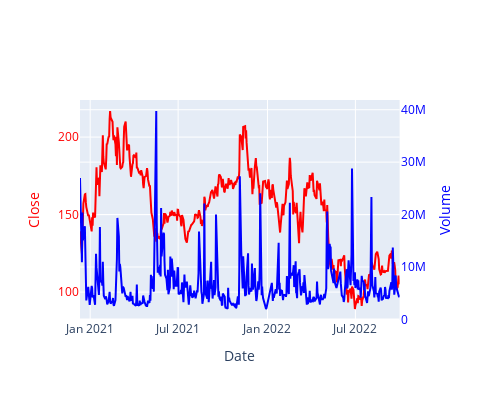

The notebook cell saved with this chart:
### Code cell
#plotly로 2중축 차트 
from plotly.subplots import make_subplots
fig = make_subplots(specs=[[{'secondary_y': True}]]) # 2dimension list로 spec 지정 

# 축설정 
sub_fig_1 = px.line(df_abnb, x='Date', y='Close')
sub_fig_1.update_traces(line_color='red')
sub_fig_2 = px.line(df_abnb, x='Date', y='Volume')
sub_fig_2.update_traces(line_color='blue')
sub_fig_2.update_traces(yaxis='y2')
fig.add_traces(sub_fig_1.data + sub_fig_2.data)
# 왼족이 close, right - volume 


# 레이블 설정 
fig.layout.xaxis.title = 'Date'
fig.layout.yaxis.title = 'Close'
fig.layout.yaxis.color = 'red'
fig.layout.yaxis2.title = 'Volume'
fig.layout.yaxis2.color = 'blue'

fig.update_layout(width=500, height=400)

### Figure 1 — Plotly figure (JSON) as saved in the notebook; plotly's stock layout.template omitted (floating-point values rounded to 4 significant figures; data arrays with more than 128 entries replaced by an {"elided": "..."} marker saying what was removed)
{"data": [{"hovertemplate": "Date=%{x}<br>Close=%{y}<extra></extra>", "legendgroup": "", "line": {"color": "red", "dash": "solid"}, "marker": {"symbol": "circle"}, "mode": "lines", "name": "", "orientation": "v", "showlegend": false, "type": "scatter", "x": {"elided": "454 str values"}, "xaxis": "x", "y": {"elided": "454 float values"}, "yaxis": "y"}, {"hovertemplate": "Date=%{x}<br>Volume=%{y}<extra></extra>", "legendgroup": "", "line": {"color": "blue", "dash": "solid"}, "marker": {"symbol": "circle"}, "mode": "lines", "name": "", "orientation": "v", "showlegend": false, "type": "scatter", "x": {"elided": "454 str values"}, "xaxis": "x", "y": {"elided": "454 int values"}, "yaxis": "y2"}], "layout": {"height": 400, "width": 500, "xaxis": {"anchor": "y", "domain": [0, 0.94], "title": {"text": "Date"}}, "yaxis": {"anchor": "x", "color": "red", "domain": [0, 1], "title": {"text": "Close"}}, "yaxis2": {"anchor": "x", "color": "blue", "overlaying": "y", "side": "right", "title": {"text": "Volume"}}}}
